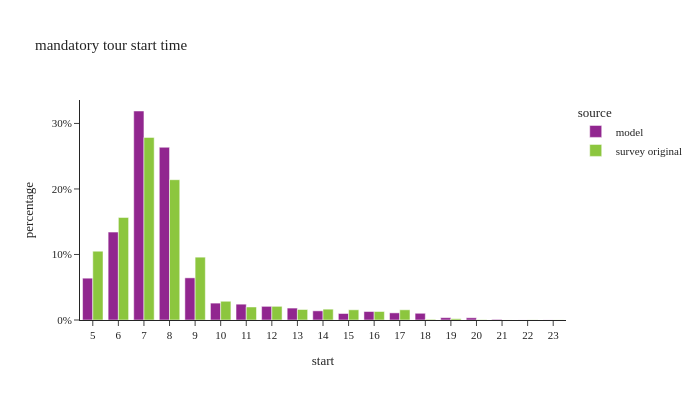

Write notebook code for a chart like this one.
### Code cell
df_plot = m_tour_data.groupby(['source','start'])[['tour_weight']].sum().reset_index()
df_plot['percentage'] = df_plot.groupby(['source'], group_keys=False)['tour_weight']. \
    apply(lambda x: x / float(x.sum()))

fig = px.bar(df_plot, x="start", y="percentage", color="source",barmode="group",
             title="mandatory tour start time")
fig.for_each_annotation(lambda a: a.update(text = a.text.split("=")[-1]))
fig.update_layout(height=400, width=700, yaxis=dict(tickformat=".0%"), xaxis=dict(dtick="1"))
fig.show()

### Figure 1 — Plotly figure (JSON) as saved in the notebook; plotly's stock layout.template omitted (floating-point values rounded to 4 significant figures)
{"data": [{"alignmentgroup": "True", "hovertemplate": "source=model<br>start=%{x}<br>percentage=%{y}<extra></extra>", "legendgroup": "model", "marker": {"color": "#91268F", "pattern": {"shape": ""}}, "name": "model", "offsetgroup": "model", "orientation": "v", "showlegend": true, "textposition": "auto", "type": "bar", "x": [5.0, 6.0, 7.0, 8.0, 9.0, 10.0, 11.0, 12.0, 13.0, 14.0, 15.0, 16.0, 17.0, 18.0, 19.0, 20.0, 21.0, 22.0, 23.0], "xaxis": "x", "y": [0.06383, 0.1342, 0.319, 0.2636, 0.06433, 0.02578, 0.02417, 0.02083, 0.0182, 0.01396, 0.00992, 0.01294, 0.01089, 0.01025, 0.003579, 0.003396, 0.0009259, 7.57e-05, 0.0001292], "yaxis": "y"}, {"alignmentgroup": "True", "hovertemplate": "source=survey original<br>start=%{x}<br>percentage=%{y}<extra></extra>", "legendgroup": "survey original", "marker": {"color": "#8CC63E", "pattern": {"shape": ""}}, "name": "survey original", "offsetgroup": "survey original", "orientation": "v", "showlegend": true, "textposition": "auto", "type": "bar", "x": [5.0, 6.0, 7.0, 8.0, 9.0, 10.0, 11.0, 12.0, 13.0, 14.0, 15.0, 16.0, 17.0, 18.0, 19.0, 20.0, 21.0, 22.0, 23.0], "xaxis": "x", "y": [0.105, 0.1565, 0.2787, 0.2141, 0.09592, 0.0286, 0.01988, 0.02087, 0.01602, 0.01653, 0.01556, 0.01298, 0.01557, 0.000984, 0.001938, 0.0004459, 6.463e-05, 0.00022, 0.0001336], "yaxis": "y"}], "layout": {"barmode": "group", "height": 400, "legend": {"title": {"text": "source"}, "tracegroupgap": 0}, "title": {"text": "mandatory tour start time"}, "width": 700, "xaxis": {"anchor": "y", "domain": [0.0, 1.0], "dtick": "1", "title": {"text": "start"}}, "yaxis": {"anchor": "x", "domain": [0.0, 1.0], "tickformat": ".0%", "title": {"text": "percentage"}}}}
